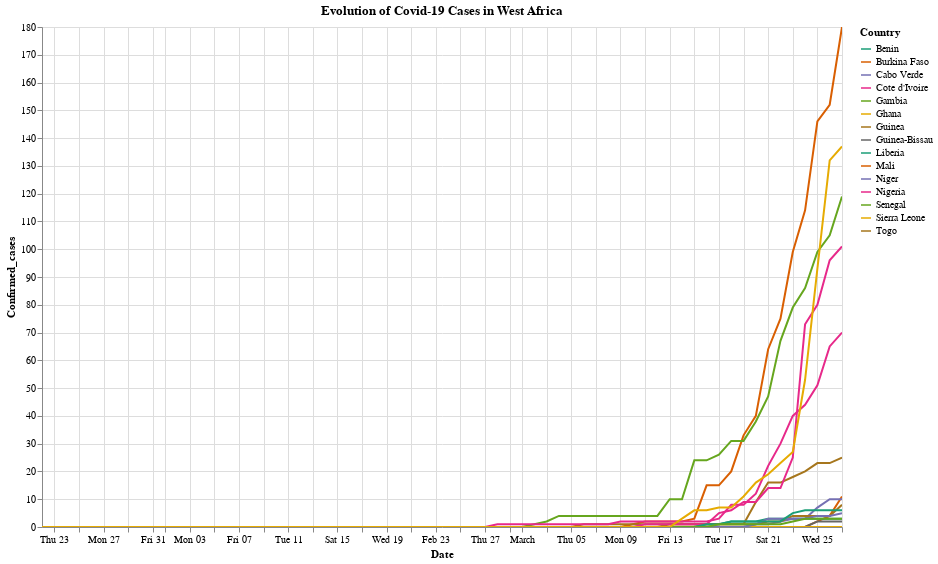

Write notebook code for a chart like this one.
### Code cell
source = covid_oa.sort_values(by = ['Confirmed_cases'])
alt.Chart(source).mark_line().encode(
    x = 'Date',
    y = 'Confirmed_cases',
    color = alt.Color('Country', scale=alt.Scale(scheme='dark2'))
).properties(width = 800, height=500, title = 'Evolution of Covid-19 Cases in West Africa').interactive()

### Figure 1 — Vega-Lite specification as saved in the notebook (floating-point values rounded to 4 significant figures; data arrays with more than 128 entries replaced by an {"elided": "..."} marker saying what was removed)
{"config": {"view": {"continuousWidth": 400, "continuousHeight": 300}}, "data": {"name": "data-0f9d89fa9008c6f00b7364aef528d7e6"}, "mark": "line", "encoding": {"color": {"type": "nominal", "field": "Country", "scale": {"scheme": "dark2"}}, "x": {"type": "temporal", "field": "Date"}, "y": {"type": "quantitative", "field": "Confirmed_cases"}}, "height": 500, "selection": {"selector001": {"type": "interval", "bind": "scales", "encodings": ["x", "y"]}}, "title": "Evolution of Covid-19 Cases in West Africa", "width": 800, "$schema": "https://vega.github.io/schema/vega-lite/v4.0.2.json", "datasets": {"data-0f9d89fa9008c6f00b7364aef528d7e6": {"elided": "990 records"}}}
